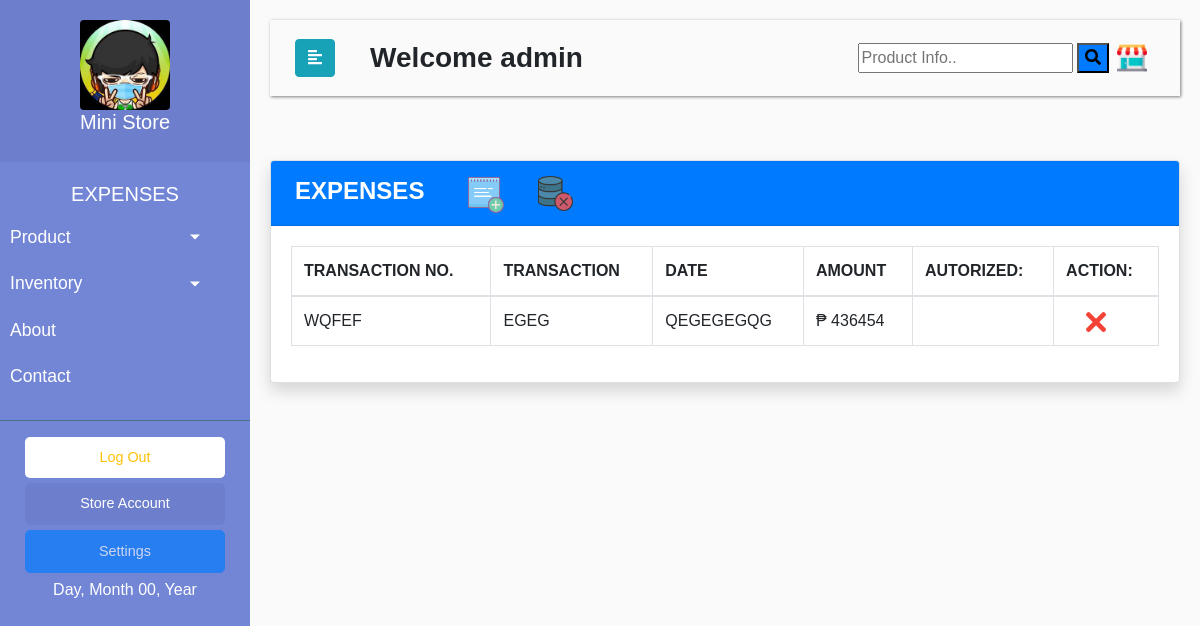
The page /portal/expen.php (signed in) on the database its author committed.
### tables this page shows
CREATE TABLE `registered` (
  `id` int(250) NOT NULL AUTO_INCREMENT,
  `company_name` varchar(250) NOT NULL,
  `username` varchar(250) NOT NULL,
  `password` varchar(250) NOT NULL,
  `address` varchar(250) NOT NULL,
  `contact` varchar(250) NOT NULL,
  `logo` varchar(250) NOT NULL,
  `type` int(1) NOT NULL,
  PRIMARY KEY (`id`)
);

CREATE TABLE `transaction` (
  `CODE` varchar(250) NOT NULL,
  `DATE` varchar(250) NOT NULL,
  `TRANSACTION` varchar(250) NOT NULL,
  `AMOUNT` int(250) NOT NULL,
  `ID` int(11) NOT NULL AUTO_INCREMENT,
  PRIMARY KEY (`ID`)
);

### portal/expen.php (the view, shortened to what this page needs)
<?php
 $db = mysqli_connect('localhost', 'root', '', 'final');
$find = "SELECT company_name,logo FROM registered WHERE username = '$_SESSION[username]'";
$result=mysqli_query($db,$find);
		$re=mysqli_fetch_assoc($result);
	 $company_name =$re["company_name"];
 $logo =$re["logo"];
?>
<!DOCTYPE html>
<html>
<head>
    <link rel="stylesheet" href="css/cdn.css">
</head>
<body>
    <div class="wrapper">
        <nav id="sidebar">
            <div class="sidebar-header">
               <a href="index.php">
                <h5 class="text-center"><img class="center rounded"width="90" height="90px" src="../portal/uploads/<?php echo $logo  ?>"/><div><?php echo $company_name  ?></div></h5></a>
            </div>
            <ul class="list-unstyled components">
              <h5 class="text-center">EXPENSES</h5>
                <li class="">
                    <a href="#homeSubmenu" data-toggle="collapse" aria-expanded="false" class="dropdown-toggle">Product</a>
                </li>
				 <li>
                    <a href="#pageSubmenu" data-toggle="collapse" aria-expanded="false" class="dropdown-toggle">Inventory</a>
                </li>
                <li>
                    <a href="#">About</a>
                </li>
                <li>
                    <a href="#">Contact</a>
                </li>
            </ul>
            <ul class="list-unstyled CTAs">
                <li>
                    <a href="index.php?logout='1'" class="download text-warning">Log Out</a>
                </li>
                <li>
                    <a href="#" class="article">Store Account</a><a type="button" class="disabled btn btn-primary" data-toggle="modal" data-target="#myModal">Settings</a>
                </li>
				<li class="text-center"><?php include('gettime.php') ?></li>
            </ul>
        </nav>
        <div id="content">
            <nav class="navbar navbar-expand-lg navbar-transparent bg-transparent">
                <div class="container-fluid">
                    <button type="button" id="sidebarCollapse" class="btn btn-info" >
                        <i class="fas fa-align-left"></i>
                    </button>
				<h3 class="m-1 font-weight-bold">&nbsp&nbsp&nbsp&nbspWelcome  <?php echo $_SESSION['username']  ?></h3>
                    <div class="collapse navbar-collapse" id="navbarSupportedContent">
                        <ul class="nav navbar-nav ml-auto">
                           <form class="example" action="/action_page.php" style="margin:auto;max-width:300px">
  <input type="text" placeholder="Product Info.." name="search2">
  <button class="bg-primary" type="submit"><i class="fa fa-search"></i></button>
</form>
                            <li class="nav-item">
                                <a class="nav-link" href="#"><img width="30" height="30px" src="../images/store.png"/></a>
                            </li>
                        </ul>
                    </div>
                </div>
            </nav>
<br>
            <div class="card shadow mb-4">
            <div class="card-header py-2 bg-primary">
              <h4 class="m-1 font-weight-bold text-white">EXPENSES&nbsp </a>
			  &nbsp&nbsp&nbsp <img title="Add Product" type="button" data-toggle="modal" data-target="#myModalaa" width="40px" height="40px" src="../images/add.png">
<img title="Remove Product" type="button" data-toggle="modal" data-target="#bb" width="35px" height="35px" src="../images/delete.png">
			  </h4>
		   </div>
            <div class="card-body">
              <div class="table-responsive">
                <table class="table table-bordered" id="dataTable" width="100%" cellspacing="0">
               <thead>
                   <tr>
                     <th>TRANSACTION NO.</th>
					    <th>TRANSACTION</th>
                     <th>DATE</th>
                     <th>AMOUNT </th>
					 <th>AUTORIZED:</th>
					  <th>ACTION:</th>
                   </tr>
               </thead>
          <tbody>
<?php
$db = mysqli_connect('localhost', 'root', '', 'final');
    $query = 'SELECT * FROM transaction';
        $result = mysqli_query($db, $query) or die (mysqli_error($db));
            while ($row = mysqli_fetch_assoc($result)) {
                echo '<tr>';
                echo '<td>'. $row['CODE'].'</td>';
                echo '<td>'. $row['TRANSACTION'].'</td>';
				 echo '<td>'. $row['DATE'].'</td>';
                echo '<td>'."₱ ". $row['AMOUNT'].'</td>';
                        echo '<td>'. $row['Autorized'].'</td>';
                        	echo '<td ><a href="remove_expen.php?&id='.$row['CODE'].'
				"><img style="margin-left: 20px"  type="button" width="20px" height="20px" src="../images/close.png"></a></td>';
						}
?>
                                </tbody>
                            </table>
                        </div>
                    </div>
                  </div>
</div>
</body>
</html>

### portal/expen.php (style rules this page uses)
body { font-family: 'Poppins', sans-serif; background: #fafafa; }
a, a:hover, a:focus { color: inherit; text-decoration: none; transition: all 0.3s; }
.wrapper { display: flex; text-decoration: none; transition: all 0.3s; }
#sidebar { min-width: 250px; max-width: 250px; background: #7386D5; color: #fff; transition: all 0.3s; }
ul.CTAs a { text-align: center; font-size: 0.9em !important; display: block; border-radius: 5px; margin-bottom: 5px; margin-left: 25px; width: 200px; }
a.download { background: #fff; color: #7386D5; }
a.article, a.article:hover { background: #6d7fcc !important; color: #fff !important; }
#sidebar .sidebar-header { padding: 20px; background: #6d7fcc; }
#sidebar ul.components { padding: 20px 0; border-bottom: 1px solid #47748b; }
#sidebar ul li a { padding: 10px; font-size: 1.1em; display: block; }
a[data-toggle="collapse"] { position: relative; }
.dropdown-toggle::after { display: block; position: absolute; top: 50%; right: 20%; transform: translateY(-50%); }
#content { width: 100%; padding: 20px; min-height: 100vh; transition: all 0.3s; }
.navbar { padding: 15px 10px; background: #fff; border: block; border-radius: 1; margin-bottom: 40px; box-shadow: 1px 1px 3px rgba(0, 0, 0, 0.5); }

### rows shown on the page
registered: logo (picture), company_name "Mini Store"
transaction: CODE "WQFEF", TRANSACTION "EGEG", DATE "QEGEGEGQG", AMOUNT "436454"

### other values the page prints
$_SESSION['username'] "admin"
